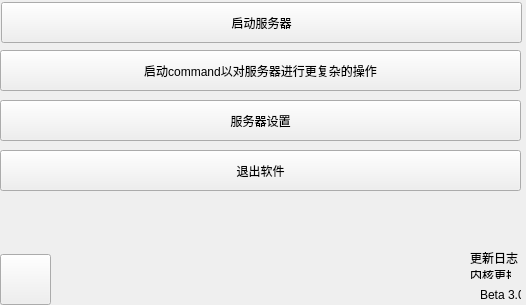
<?xml version="1.0" encoding="UTF-8"?>
<ui version="4.0">
 <class>McBeServerManager</class>
 <widget class="QMainWindow" name="McBeServerManager">
  <property name="geometry">
   <rect>
    <x>0</x>
    <y>0</y>
    <width>526</width>
    <height>305</height>
   </rect>
  </property>
  <property name="windowTitle">
   <string>Minecraft Bedrock Editon Server Manager</string>
  </property>
  <widget class="QWidget" name="centralwidget">
   <widget class="QLabel" name="version">
    <property name="geometry">
     <rect>
      <x>480</x>
      <y>290</y>
      <width>41</width>
      <height>9</height>
     </rect>
    </property>
    <property name="text">
     <string>Beta 3.0</string>
    </property>
   </widget>
   <widget class="QPushButton" name="Icon">
    <property name="geometry">
     <rect>
      <x>0</x>
      <y>254</y>
      <width>51</width>
      <height>51</height>
     </rect>
    </property>
    <property name="text">
     <string/>
    </property>
    <property name="icon">
     <iconset>
      <normaloff>../z001/ss/dev/minecraft.ico</normaloff>../z001/ss/dev/minecraft.ico</iconset>
    </property>
   </widget>
   <widget class="QPushButton" name="pbtn_st">
    <property name="geometry">
     <rect>
      <x>1</x>
      <y>2</y>
      <width>521</width>
      <height>41</height>
     </rect>
    </property>
    <property name="text">
     <string>启动服务器</string>
    </property>
   </widget>
   <widget class="QPushButton" name="pbtn_sc">
    <property name="geometry">
     <rect>
      <x>0</x>
      <y>50</y>
      <width>521</width>
      <height>41</height>
     </rect>
    </property>
    <property name="text">
     <string>启动command以对服务器进行更复杂的操作</string>
    </property>
   </widget>
   <widget class="QPushButton" name="pbtn_lv">
    <property name="geometry">
     <rect>
      <x>0</x>
      <y>150</y>
      <width>521</width>
      <height>41</height>
     </rect>
    </property>
    <property name="text">
     <string>退出软件</string>
    </property>
   </widget>
   <widget class="QLabel" name="update_t">
    <property name="geometry">
     <rect>
      <x>470</x>
      <y>250</y>
      <width>51</width>
      <height>16</height>
     </rect>
    </property>
    <property name="text">
     <string>更新日志：</string>
    </property>
   </widget>
   <widget class="QLabel" name="update_1">
    <property name="geometry">
     <rect>
      <x>470</x>
      <y>270</y>
      <width>41</width>
      <height>9</height>
     </rect>
    </property>
    <property name="text">
     <string>内核更换</string>
    </property>
   </widget>
   <widget class="QPushButton" name="pbtn_svst">
    <property name="geometry">
     <rect>
      <x>0</x>
      <y>100</y>
      <width>521</width>
      <height>41</height>
     </rect>
    </property>
    <property name="text">
     <string>服务器设置</string>
    </property>
   </widget>
  </widget>
 </widget>
 <resources/>
 <connections/>
</ui>
